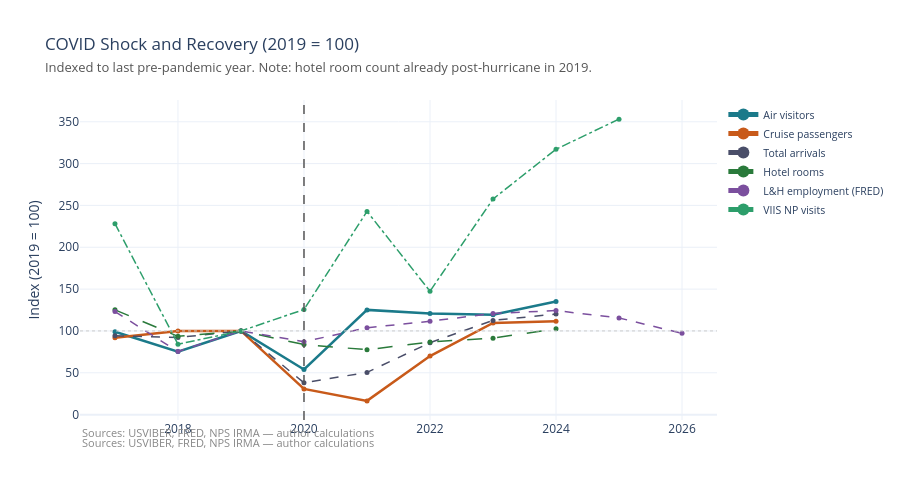

Notebook source saved alongside this figure:
### Markdown cell above
---
## 5. COVID Shock Depth and Recovery

### Code cell
# Using 2019 as the COVID baseline (last pre-pandemic year)
BASE_COVID = 2019

series_covid = {
    "Total arrivals": _index(tour, "year", "total_visitors", BASE_COVID),
    "Air visitors": _index(tour, "year", "air_visitors", BASE_COVID),
    "Cruise passengers": _index(tour, "year", "cruise_passengers", BASE_COVID),
    "Hotel rooms": _index(tour, "year", "hotel_rooms", BASE_COVID),
    "L&H employment (FRED)": _index(fred_ann, "year", "emp_sa_avg", BASE_COVID),
    "VIIS NP visits": _index(
        viis_ann.query("year >= 2015"), "year", "recreation_visitors", BASE_COVID
    ),
}

fig = go.Figure()
for name, color, dash, width in series_styles:
    if name not in series_covid or series_covid[name] is None:
        continue
    sub = series_covid[name].query("year >= 2017").dropna()
    fig.add_trace(
        go.Scatter(
            x=sub["year"],
            y=sub["idx"],
            mode="lines+markers",
            name=name,
            line=dict(color=color, dash=dash, width=width),
            marker=dict(size=5),
        )
    )

fig.add_hline(
    y=100,
    line=dict(color="#ccc", width=1, dash="dot"),
    annotation_text="2019 = 100",
    annotation_position="right",
    annotation_font=dict(size=10, color="#999"),
)
fig.add_vline(
    x=2020,
    line=dict(color="#555", width=1.5, dash="dash"),
    annotation_text="COVID-19",
    annotation_position="top",
    annotation_font=dict(size=10, color="#444"),
)

fig.update_layout(
    title=dict(
        text="COVID Shock and Recovery (2019 = 100)<br>"
        '<span style="font-size:13px;color:#555">Indexed to last pre-pandemic year. Note: hotel room count already post-hurricane in 2019.</span>',
        font=dict(size=17),
    ),
    yaxis_title="Index (2019 = 100)",
    height=500,
    legend=dict(orientation="v", yanchor="top", y=1, xanchor="left", x=1.01),
    margin=dict(r=180),
    annotations=[
        dict(
            xref="paper",
            yref="paper",
            x=0,
            y=-0.07,
            text='<span style="color:#888;font-size:11px">Sources: USVIBER, FRED, NPS IRMA — author calculations</span>',
            showarrow=False,
            xanchor="left",
        )
    ],
)
fig.show()

### Figure 1 — Plotly figure (JSON) as saved in the notebook; plotly's stock layout.template omitted (floating-point values rounded to 4 significant figures)
{"data": [{"line": {"color": "#1b7a8a", "dash": "solid", "width": 2.5}, "marker": {"size": 5}, "mode": "lines+markers", "name": "Air visitors", "type": "scatter", "x": [2017, 2018, 2019, 2020, 2021, 2022, 2023, 2024], "y": [99.1, 75.36, 100.0, 53.91, 125.2, 121.0, 119.4, 135.3]}, {"line": {"color": "#c85a1a", "dash": "solid", "width": 2.5}, "marker": {"size": 5}, "mode": "lines+markers", "name": "Cruise passengers", "type": "scatter", "x": [2017, 2018, 2019, 2020, 2021, 2022, 2023, 2024], "y": [91.91, 99.83, 100.0, 30.73, 16.43, 70.0, 109.5, 111.6]}, {"line": {"color": "#4a4e69", "dash": "dash", "width": 1.5}, "marker": {"size": 5}, "mode": "lines+markers", "name": "Total arrivals", "type": "scatter", "x": [2017, 2018, 2019, 2020, 2021, 2022, 2023, 2024], "y": [94.16, 92.16, 100.0, 37.99, 50.49, 85.95, 112.6, 120.1]}, {"line": {"color": "#2a7a3b", "dash": "longdash", "width": 1.5}, "marker": {"size": 5}, "mode": "lines+markers", "name": "Hotel rooms", "type": "scatter", "x": [2017, 2018, 2019, 2020, 2021, 2022, 2023, 2024], "y": [125.2, 93.57, 100.0, 83.74, 77.61, 86.85, 91.41, 102.5]}, {"line": {"color": "#7b4f9e", "dash": "dash", "width": 1.5}, "marker": {"size": 5}, "mode": "lines+markers", "name": "L&H employment (FRED)", "type": "scatter", "x": [2017, 2018, 2019, 2020, 2021, 2022, 2023, 2024, 2025, 2026], "y": [123.1, 75.37, 100.0, 87.09, 103.9, 111.6, 120.9, 124.3, 115.6, 97.13]}, {"line": {"color": "#2d9e6b", "dash": "dashdot", "width": 1.5}, "marker": {"size": 5}, "mode": "lines+markers", "name": "VIIS NP visits", "type": "scatter", "x": [2017, 2018, 2019, 2020, 2021, 2022, 2023, 2024, 2025], "y": [228.2, 84.17, 100.0, 125.6, 242.9, 147.5, 257.6, 317.1, 353.1]}], "layout": {"annotations": [{"font": {"color": "#999", "size": 10}, "showarrow": false, "text": "<span style=\"color:#888;font-size:11px\">Sources: USVIBER, FRED, NPS IRMA — author calculations</span>", "x": 0, "xanchor": "left", "xref": "paper", "y": -0.07, "yanchor": "middle", "yref": "paper"}, {"font": {"color": "#444", "size": 10}, "showarrow": false, "text": "<span style=\"color:#888;font-size:11px\">Sources: USVIBER, FRED, NPS IRMA — author calculations</span>", "x": 0, "xanchor": "left", "xref": "paper", "y": -0.07, "yanchor": "bottom", "yref": "paper"}], "height": 500, "legend": {"orientation": "v", "x": 1.01, "xanchor": "left", "y": 1, "yanchor": "top"}, "margin": {"r": 180}, "shapes": [{"line": {"color": "#ccc", "dash": "dot", "width": 1}, "type": "line", "x0": 0, "x1": 1, "xref": "x domain", "y0": 100, "y1": 100, "yref": "y"}, {"line": {"color": "#555", "dash": "dash", "width": 1.5}, "type": "line", "x0": 2020, "x1": 2020, "xref": "x", "y0": 0, "y1": 1, "yref": "y domain"}], "title": {"font": {"size": 17}, "text": "COVID Shock and Recovery (2019 = 100)<br><span style=\"font-size:13px;color:#555\">Indexed to last pre-pandemic year. Note: hotel room count already post-hurricane in 2019.</span>"}, "yaxis": {"title": {"text": "Index (2019 = 100)"}}}}
